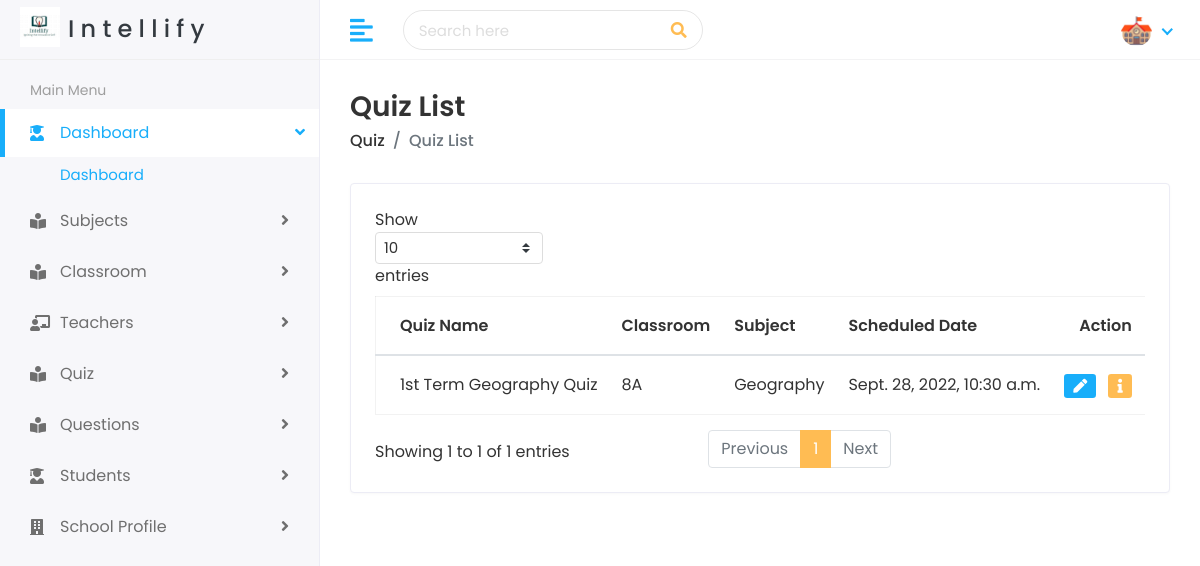
Page /quiz/list/ (signed in) on the committed database.
### quiz/models.py (models this page shows, shortened)
class quiz(models.Model):
    quiz_id = models.UUIDField(primary_key=True, default=uuid.uuid4)
    classroom = models.ForeignKey(Classroom, related_name="quiz_classroom",on_delete=models.CASCADE, blank=True, null=True)
    subject = models.ForeignKey(subjects, on_delete=models.CASCADE, blank=True, null=True)
    question_list = models.ManyToManyField(Question, blank=True, null=True)
    teacher = models.ForeignKey(teacher_profile, on_delete=models.CASCADE, blank=True, null=True)
    quiz_schedule = models.DateTimeField(default=datetime.now())
    time_limit = models.IntegerField(blank=True, null=True) # in minutes
    no_of_questions = models.IntegerField(blank=True, null=True)
    quiz_number = models.IntegerField(blank=True, null=True) # for the particular classroom
    quiz_type = models.CharField(max_length=50, blank=True, null=True)
    allowed_atempts = models.IntegerField(default=1, blank=True, null=True)
    title = models.CharField(max_length=256)
    student_list = models.TextField(blank=True, null=True)
    def __str__(self) -> str:
        return self.title

### school/models.py (models this page shows)
class Classroom(models.Model):
    standard = models.CharField(max_length=100, null=True, blank=True)
    classroom_id = models.CharField(max_length=10, null=True, blank=True)
    school_id = models.ForeignKey(School, null=True, on_delete=models.CASCADE, blank=True)
    section = models.CharField(max_length=100, null=True, blank=True)
    subject_list = models.ManyToManyField(subjects, null=True, blank=True, related_name="subjectmodel")
    def __str__(self):
        return str(self.standard) + str(self.section)

class subjects(models.Model):
    name = models.CharField(max_length=100, null=True, blank=True)
    subject_id = models.CharField(max_length=10, null=True, blank=True)
    stream = models.CharField(max_length=100, null=True, blank=True)
    def __str__(self):
        return str(self.name)

### quiz/views.py (the view)
# urls.py: path('list/', views.quiz_list, name="quiz_listquiz_list"),
@login_required(login_url='/')
def quiz_list(request):
    if request.user.groups.filter(name='school').exists():
        school = School.objects.get(user=request.user)
        schoolNavHeader =  True
        isStudent = False
        quizs  = quiz.objects.filter(classroom__school_id= school)
    elif request.user.groups.filter(name='Teachers').exists():
        school = request.user.teacherprofile.school
        schoolNavHeader = isStudent = False
        quizs  = quiz.objects.filter(classroom__school_id= school)
    else:
        schoolNavHeader = False
        isStudent = True
        quizs  = quiz.objects.filter(classroom= request.user.studentprofile.classroom)
    context = {
        'quizs' : quizs,
        'schoolNavHeader' : schoolNavHeader,
        'isStudent' : isStudent
    }
    return render(request, 'quiz/quiz-list.html', context)

### templates/quiz/quiz-list.html (shortened to what this page needs)
{% if schoolNavHeader %}
    {% include 'school/school-header.html' %}
{% elif isStudent %}
{% include 'student/student-header.html' %}
{% else %}
    {% include 'teacher/teacher-header.html' %}
{% endif %}
{% load static %}
<!DOCTYPE html>
<html lang="en">
<head>
        <div class="page-wrapper">
            <div class="content container-fluid">
                <div class="page-header">
                    <div class="row align-items-center">
                        <div class="col">
                            <h3 class="page-title"> Quiz List</h3>
                            <ul class="breadcrumb">
                                <li class="breadcrumb-item"><a href="#">Quiz</a></li>
                                <li class="breadcrumb-item active">Quiz List</li>
                            </ul>
                        </div>
                    </div>
                </div>
                <div class="row">
                   <div class="col-sm-12">
                      <div class="card card-table">
                         <div class="card-body">
                            <div class="table-responsive">
                               <table class="table table-hover table-center mb-0 datatable">
                                  <thead>
                                     <tr>
                                        <th>Quiz Name</th>
                                        <th>Classroom</th>
                                        <th>Subject</th>
                                        <th>Scheduled Date</th>
                                        <th class="text-right">Action</th>
                                     </tr>
                                  </thead>
                                  <tbody>
                                      {% for x in quizs %}
                                     <tr>
                                        <td>{{x}}</td>
                                        <td>
                                           <h2>
                                              {{x.classroom}}
                                           </h2>
                                        </td>
                                        <td>{{x.subject}}</td>
                                        <td>{{x.quiz_schedule}}</td>
                                        <td class="text-right">
                                          {% if not isStudent %}
                                           <div class="actions">
                                              <a href="/quiz/search-ques?quiz_id={{x.quiz_id}}" class="btn btn-sm bg-success-light mr-2">
                                                 <i class="fas fa-pen"></i>
                                              </a>
                                              <a href="/quiz/profile?quiz_id={{x.quiz_id}}" class="btn btn-sm bg-danger-light">
                                                 <i class="fas fa-info"></i>
                                              </a>
                                           </div>
                                          {% else %}
                                          <a href="#/test/attempt?quiz_id={{x.quiz_id}}" class="btn btn-sm bg-success-light mr-2">
                                             View
                                          </a>
                                          {% endif %}
                                        </td>
                                     </tr>
                                     {% endfor %}
                                  </tbody>
                               </table>
                            </div>
                         </div>
                      </div>
                   </div>
                </div>
            </div>
        </div>
      </div>
</body>
</html>

### static/css/style.css (style rules this page uses)
html { height: 100%; }
body { background-color: #fff; color: #333; font-family: 'Poppins', sans-serif; font-size: 1rem; height: 100%; line-height: 1.5; overflow-x: hidden; }
h1, h2, h3, h4, h5, h6 { font-family: 'Poppins', sans-serif; margin-top: 0; }
a { color: #009ce7; }
input, button, a { transition: all 0.4s ease; -moz-transition: all 0.4s ease; -o-transition: all 0.4s ease; -ms-transition: all 0.4s ease; -webkit-transition: all 0.4s ease; }
ul, ol { padding: 0px; list-style: none; }
.table { color: #333; max-width: 100%; margin-bottom: 0; width: 100%; }
.table.dataTable { border-collapse: collapse !important; border: 1px solid rgba(0, 0, 0, 0.05); }
table.table td h2 { display: inline-block; font-size: inherit; font-weight: 400; margin: 0; padding: 0; vertical-align: middle; }
.table thead tr th { font-weight: 600; }
.table tbody tr { border-bottom: 1px solid rgba(0, 0, 0, 0.05); }
.table.table-center td, .table.table-center th { vertical-align: middle; }
.card-table .card-body .table > thead > tr > th { border-top: 0; }
.card-table .card-body .table tr td:first-child, .card-table .card-body .table tr th:first-child { padding-left: 1.5rem; }
.card-table .card-body .table tr td:last-child, .card-table .card-body .table tr th:last-child { padding-right: 1.5rem; }
.card-table .table td, .card-table .table th { border-top: 1px solid #e2e5e8; padding: 1rem 0.75rem; white-space: nowrap; }
.card { border: 1px solid #ececf5; box-shadow: 0 1px 3px 0 rgba(0, 0, 0, 0.03); margin-bottom: 1.875rem; }
.card-body { padding: 1.5rem; }
.bg-danger-light { background-color:#FFBC53 !important; color:#fff !important; }
.bg-success-light { background-color: #18aefa; color: #fff; }
.page-wrapper { margin-left: 320px; padding-top: 60px; position: relative; transition: all 0.4s ease; }
.page-wrapper > .content { padding: 1.875rem 1.875rem 0; }
.page-header { margin-bottom: 1.875rem; }
.page-header .breadcrumb { background-color: transparent; color: #6c757d; font-size: 1rem; font-weight: 500; margin-bottom: 0; padding: 0; }
.page-header .breadcrumb a { color: #333; }
.page-title { font-size: 28px; font-weight: 600; color: #333; margin-bottom: 5px; }

### rows in the picture
quiz: title "1st Term Geography Quiz", classroom "8A", subject "Geography", quiz_schedule "Sept. 28, 2022, 10:30 a.m."
